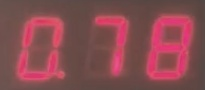
#> input picture lcdrst.jpg, 205 x 90 px
$ python xiaoshu.py
#> lines starting #> are read from the running program, lines starting #| are printed output that depends on the picture; after the words box and inside, x2 and y2 are one past the last pixel; in counts of white or black regions, pixels touching at a corner belong together
import cv2
import numpy as np

image = cv2.imread('lcdrst.jpg')
#> image is the input picture: shape (90, 205, 3); mean B, G, R 81, 75.8, 135.3
original = image.copy()
gray = cv2.cvtColor(image, cv2.COLOR_BGR2GRAY)
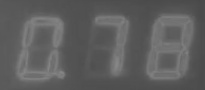
#> gray: shape (90, 205); min 72, max 135, mean 94.2
cv2.imshow('gray', gray)

thresh = cv2.threshold(gray, 0, 255, cv2.THRESH_BINARY + cv2.THRESH_OTSU)[1]
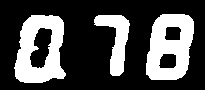
#> thresh: shape (90, 205); 29.8% white; 3 white regions, box (x1, y1, x2, y2) and area: (14, 15, 66, 83) 2259, (146, 14, 194, 80) 2223, (94, 15, 130, 76) 1007

kernel = cv2.getStructuringElement(cv2.MORPH_ELLIPSE, (3,3))
opening = cv2.morphologyEx(thresh, cv2.MORPH_OPEN, kernel, iterations=2)
#> opening: shape (90, 205); 29.6% white; 3 white regions

cv2.imshow('opening1', opening)

cnts = cv2.findContours(opening, cv2.RETR_EXTERNAL, cv2.CHAIN_APPROX_SIMPLE)
#> cnts = 3 contours; box (x1, y1, x2, y2) and area: (14, 15, 66, 83) 2724, (146, 14, 194, 80) 2524, (94, 15, 130, 76) 916

cnts = cnts[0] if len(cnts) == 2 else cnts[1]

for c in cnts:
    area = cv2.contourArea(c)
    print(area)
    if area < 2000:
        cv2.drawContours(original, [c], -1, (36,255,12), -1)
#> this loop made 3 passes
#> area on passes 1 to 3: 915.5, 2723.5, 2524
#| 915.5
#| 2723.5
#| 2524.0
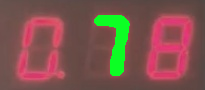
#> original: shape (90, 205, 3); 5.42% of pixels changed, all inside (x1, y1, x2, y2) = (94, 15, 130, 76)

cv2.imshow('thresh', thresh)
cv2.imshow('opening', opening)
cv2.imshow('original', original)
cv2.waitKey()

$ run again, with dot_only2.jpg copied over lcdrst.jpg
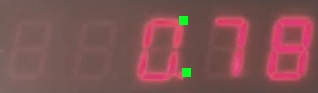
#> input picture dot_only2.jpg, 318 x 93 px
#> image is the input picture: shape (93, 318, 3); mean B, G, R 82.7, 82.3, 128.4
#> `thresh = cv2.threshold(gray, 0, 255, cv2.THRESH_BINARY + cv2.THRESH_OT..`:
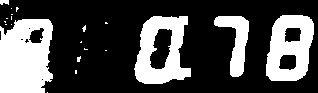
#> thresh: shape (93, 318); 30.2% white; 21 white regions (16 under 20 px), largest, box (x1, y1, x2, y2) and area: (0, 19, 53, 93) 3320, (134, 16, 191, 84) 2310, (266, 15, 314, 81) 2185, (214, 16, 249, 77) 989, (0, 0, 9, 5) 37
#> opening: shape (93, 318); 29.6% white; 6 white regions (1 under 20 px)
#> cnts = 6 contours, 1 with area under 20; largest, box (x1, y1, x2, y2) and area: (0, 19, 53, 93) 3316, (134, 16, 191, 84) 2790, (266, 15, 314, 81) 2500, (214, 16, 249, 77) 898, (0, 0, 9, 5) 21
#> the loop `for c in cnts:` made 6 passes
#> area on passes 2 to 6: 3316, 898.5, 2790, 2500, 21
#> (printed output is left out)
#> after the loop `for c in cnts:`:
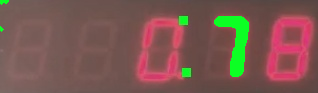
#> original: shape (93, 318, 3); 3.48% of pixels changed, all inside (x1, y1, x2, y2) = (0, 0, 249, 77)
